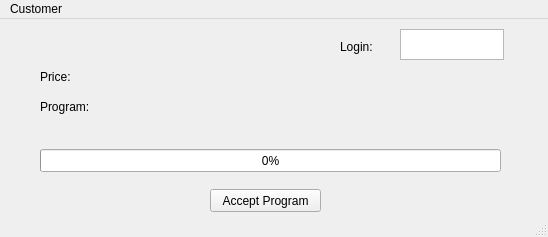
<?xml version="1.0" encoding="UTF-8"?>
<ui version="4.0">
 <class>SwashUICustomer</class>
 <widget class="QMainWindow" name="SwashUICustomer">
  <property name="geometry">
   <rect>
    <x>0</x>
    <y>0</y>
    <width>548</width>
    <height>237</height>
   </rect>
  </property>
  <property name="windowTitle">
   <string>MainWindow</string>
  </property>
  <widget class="QWidget" name="centralwidget">
   <widget class="QLabel" name="label">
    <property name="geometry">
     <rect>
      <x>40</x>
      <y>50</y>
      <width>59</width>
      <height>15</height>
     </rect>
    </property>
    <property name="text">
     <string>Price:</string>
    </property>
   </widget>
   <widget class="QPushButton" name="btnAccept">
    <property name="geometry">
     <rect>
      <x>210</x>
      <y>170</y>
      <width>111</width>
      <height>23</height>
     </rect>
    </property>
    <property name="text">
     <string>Accept Program</string>
    </property>
   </widget>
   <widget class="QLabel" name="label_2">
    <property name="geometry">
     <rect>
      <x>40</x>
      <y>80</y>
      <width>59</width>
      <height>15</height>
     </rect>
    </property>
    <property name="text">
     <string>Program:</string>
    </property>
   </widget>
   <widget class="QProgressBar" name="pbProgram">
    <property name="geometry">
     <rect>
      <x>40</x>
      <y>130</y>
      <width>461</width>
      <height>23</height>
     </rect>
    </property>
    <property name="value">
     <number>0</number>
    </property>
   </widget>
   <widget class="QLabel" name="label_3">
    <property name="geometry">
     <rect>
      <x>340</x>
      <y>20</y>
      <width>59</width>
      <height>15</height>
     </rect>
    </property>
    <property name="text">
     <string>Login:</string>
    </property>
   </widget>
   <widget class="QTextEdit" name="txtLogin">
    <property name="geometry">
     <rect>
      <x>400</x>
      <y>10</y>
      <width>104</width>
      <height>31</height>
     </rect>
    </property>
   </widget>
  </widget>
  <widget class="QMenuBar" name="menubar">
   <property name="geometry">
    <rect>
     <x>0</x>
     <y>0</y>
     <width>548</width>
     <height>20</height>
    </rect>
   </property>
   <widget class="QMenu" name="menuCustomer">
    <property name="title">
     <string>Customer</string>
    </property>
   </widget>
   <addaction name="menuCustomer"/>
  </widget>
  <widget class="QStatusBar" name="statusbar"/>
 </widget>
 <resources/>
 <connections/>
</ui>
